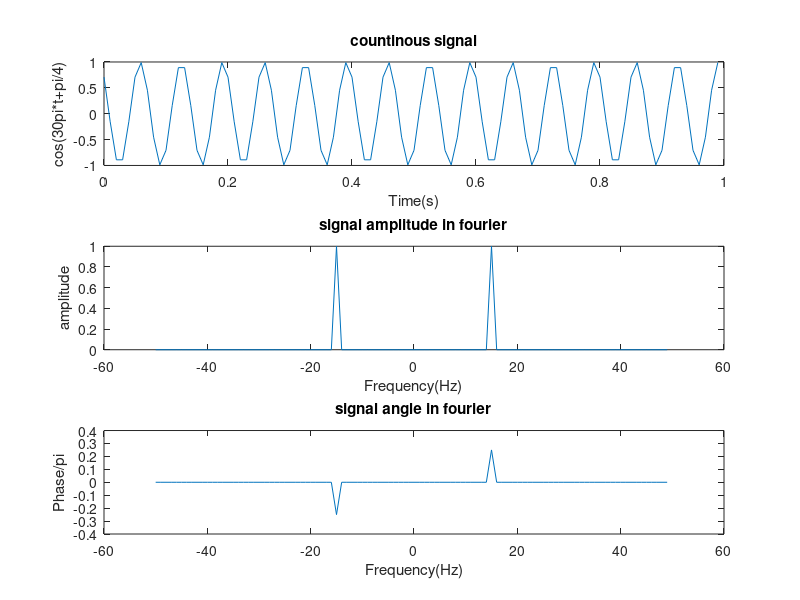

Source code (MATLAB):
% PART A
t_start=0;
t_end=1;
fs=100;
ts=1/fs;
t=t_start:ts:t_end-ts;
x=cos(30*pi*t+pi/4);
subplot(3,1,1);
plot(t,x);
xlabel("Time(s)");
ylabel("cos(30pi*t+pi/4)");
xlim([0 1]);
title("countinous signal");
% PART B
N=length(t);
fourier_fs=-fs/2:fs/N:fs/2-fs/N;
y=fftshift(fft(x));
subplot(3,1,2);
plot(fourier_fs,abs(y)/max(abs(y)));
xlabel("Frequency(Hz)");
ylabel("amplitude");
title("signal amplitude in fourier");
% PART C
tol=1e-6;
y(abs(y)<tol)=0;
theta=angle(y);
subplot(3,1,3);
plot(fourier_fs,theta/pi);
xlabel("Frequency(Hz)");
ylabel("Phase/\pi");
title("signal angle in fourier");